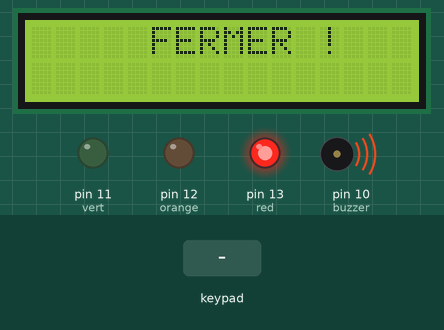
This sketch was run on a simulated Arduino Uno, built with avr-gcc and run on an emulated ATmega328P. On the bench: 16×2 character LCD, output pins drawn as LEDs (lit = HIGH), buzzer (waves = sounding, pin HIGH). The inputs (shaded band) are chosen by the test bench. What the sketch prints to the serial monitor is not drawn.

Above: at 1.2 s.
1.3 s: keypad keys 1 9 6 9 D pressed 0.4 s apart
At 3.9 s:
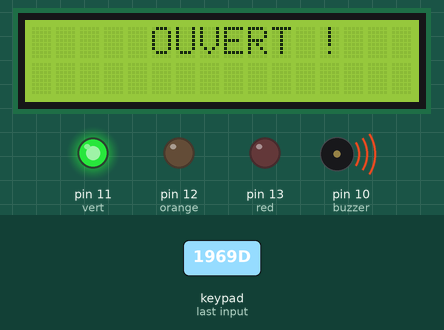
4.8 s: key 'A' pressed
At 7.4 s:
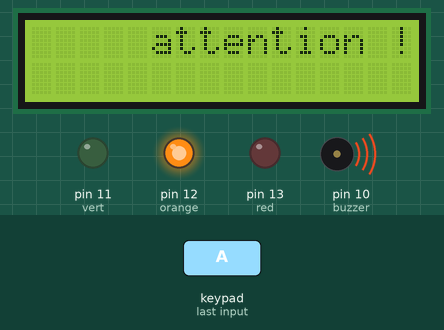
7.8 s: key 'B' pressed
At 9.3 s:
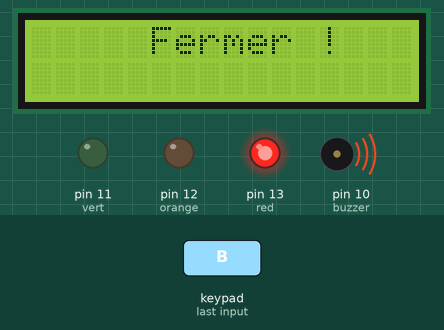
10.4 s: keypad keys 1 9 6 9 # pressed 0.4 s apart
13.9 s: key 'C' pressed
15.4 s: keypad keys 1 9 6 9 * pressed 0.4 s apart
Timing chart, 0 to 18.4 s (numbered marks = the images above; inputs shaded):
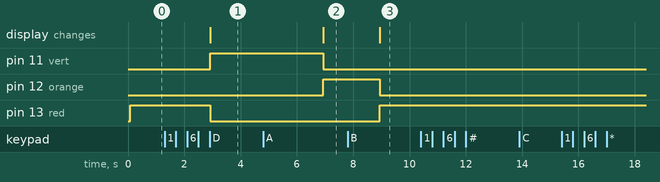

Measured:
- after the input at 1.3 s, pin 11 (vert): LOW → HIGH after 1.6 s; pin 13 (red): HIGH → LOW after 1.6 s; the display: changes after 1.6 s (image 1)
- after the input at 10.4 s, every drawn part: stays the same
- after the input at 13.9 s, every drawn part: stays the same
- after the input at 15.4 s, every drawn part: stays the same

The sketch:

main.ino
```cpp
#include <Keypad.h>
#include <Wire.h>
#include <LiquidCrystal_I2C.h>

// Définir la configuration des touches du clavier
const byte ROW_NUM = 4;    // Nombre de lignes du clavier
const byte COLUMN_NUM = 4; // Nombre de colonnes du clavier

char keys[ROW_NUM][COLUMN_NUM] = {
    {'1', '2', '3', 'A'},
    {'4', '5', '6', 'B'},
    {'7', '8', '9', 'C'},
    {'*', '0', '#', 'D'}};

// Définir les broches auxquelles les lignes et les colonnes du clavier sont connectées
byte pin_rows[ROW_NUM] = {9, 8, 7, 6};      // Lignes
byte pin_column[COLUMN_NUM] = {5, 4, 3, 2}; // Colonnes

// Créer un objet Keypad
Keypad keypad = Keypad(makeKeymap(keys), pin_rows, pin_column, ROW_NUM, COLUMN_NUM);

#define LCD_ADDR 0x27
#define LCD_COLUMNS 16
#define LCD_ROWS 2
#define tst HIGH

LiquidCrystal_I2C lcd(LCD_ADDR, LCD_COLUMNS, LCD_ROWS);

#define red 13
#define orange 12
#define vert 11
#define buzzer 10
String text = "FERMER !";

int tableCouleur[] = {red, orange, vert};
String touchValeur = "";
String ValeurCode = "1969";
String NameCouleur[] = {"couleur rouge", "couleur orange", "couleur vert"};

void setup()
{

  Serial.begin(9600); // Initialiser la communication série

  pinMode(red, OUTPUT);
  pinMode(orange, OUTPUT);
  pinMode(vert, OUTPUT);
  pinMode(buzzer, OUTPUT);


  lcd.init();      // Initialise l'écran
  lcd.backlight(); // Active le rétroéclairage

  lcd.setCursor(5, 0); // Colonne 5, ligne 0
  lcd.print(text);

  digitalWrite(red, HIGH);
  digitalWrite(buzzer , HIGH);
}

void loop()
{

  char const variable_no = 'D';
  char const variable_reset = 'C';
  char key = keypad.getKey(); // Lire la touche pressée

  if (key)
  {
    if (key == variable_no)
    {
      function_valeurCode(touchValeur);
    }
    else
    {
      touchValeur += key;
      Serial.println(touchValeur);
    }
    // reset
    if (key == variable_reset)
    {
      Serial.println("reset");
      touchValeur = "";
    }
  }
}

void function_valeurCode(String code)
{
  if (code != "")
  {
    if (code == ValeurCode)
    {
      function_open();
    }
    else
    {
      Serial.println("code non correspondant");
    }
  }
}

void executer(int broche)
{

  lcd.clear();
  lcd.setCursor(4, 0); // Colonne 5, ligne 0
  lcd.print(NameCouleur[broche]);
}
void executers(String text)
{

  lcd.clear();
  lcd.setCursor(5, 0); // Colonne 5, ligne 0
  lcd.print(text);
}

void function_open()
{
  executers("OUVERT !");
  digitalWrite(red, LOW);
  digitalWrite(vert, HIGH);
  delay(4000);
  executers("attention !");
  digitalWrite(vert, LOW);
  digitalWrite(orange, HIGH);
  delay(2000);
  digitalWrite(orange, LOW);
  digitalWrite(red, HIGH);
  executers("Fermer !");
  touchValeur = "";
}

// #define red 13
// #define orange 12
// #define vert 11
// #define button 10;
```
